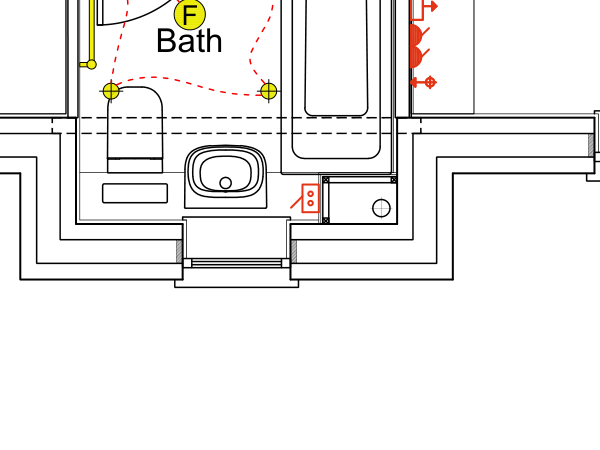
#> input picture scratch/bathroom_area.png, 600 x 450 px, found by its file name
$ python find_red_components.py
#> lines starting #> are read from the running program, lines starting #| are printed output that depends on the picture; after the words box and inside, x2 and y2 are one past the last pixel; in counts of white or black regions, pixels touching at a corner belong together
import cv2
import numpy as np

bathroom = cv2.imread('scratch/bathroom_area.png')
#> bathroom is the input picture: shape (450, 600, 3); mean B, G, R 239, 240.1, 241
hsv_bath = cv2.cvtColor(bathroom, cv2.COLOR_BGR2HSV)
#> hsv_bath: shape (450, 600, 3); mean H, S, V 0.2, 2.5, 241
red_mask = (((hsv_bath[:, :, 0] < 18) | (hsv_bath[:, :, 0] > 162)) & (hsv_bath[:, :, 1] > 70) & (hsv_bath[:, :, 2] > 60)).astype(np.uint8) * 255
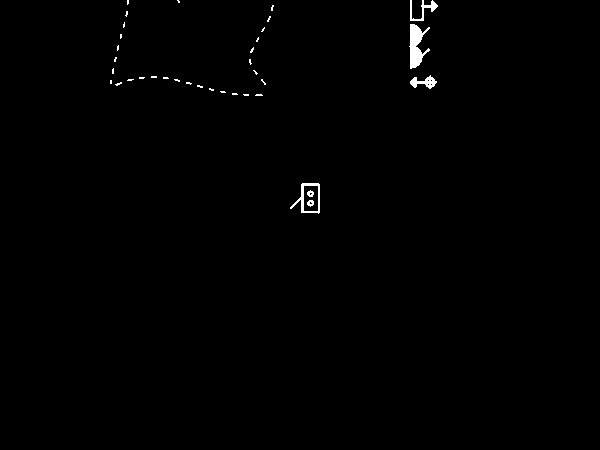
#> red_mask: shape (450, 600); 0.56% white; 36 white regions (30 under 20 px), largest, box (x1, y1, x2, y2) and area: (409, 24, 430, 69) 505, (290, 183, 320, 214) 251, (410, 0, 438, 21) 182, (410, 75, 437, 89) 181, (307, 200, 314, 207) 34, (307, 190, 314, 197) 33

num_labels, labels, stats, centroids = cv2.connectedComponentsWithStats(red_mask)
#> labels: shape (450, 600) int32; 37 distinct labels, from 0 to 36
#> num_labels = 37; stats = 37 rows, first 6: [0, 0, 600, 450, 268494], [127, 0, 2, 5, 9], [177, 0, 3, 3, 6], [410, 0, 28, 21, 182], [271, 5, 3, 6, 12], [125, 11, 3, 6, 11]; centroids = 37 pairs, first value 110.5 to 423.6, second value 1 to 225.3
print(f"Number of red components: {num_labels}")
#| Number of red components: 37
for i in range(1, num_labels):
    area = stats[i, cv2.CC_STAT_AREA]
    w = stats[i, cv2.CC_STAT_WIDTH]
    h = stats[i, cv2.CC_STAT_HEIGHT]
    x = stats[i, cv2.CC_STAT_LEFT]
    y = stats[i, cv2.CC_STAT_TOP]
    if area > 30: # ignore noise
        print(f"Component {i}: area={area}, x={x}, y={y}, w={w}, h={h} (page x={1450+x}, y={1200+y})")
#> this loop made 36 passes
#> (area, w, h, x, y) on passes 3, 8, 18, 34, 35, 36: (182, 28, 21, 410, 0), (505, 21, 45, 409, 24), (181, 27, 14, 410, 75), (251, 30, 31, 290, 183), (33, 7, 7, 307, 190), (34, 7, 7, 307, 200)
#| Component 3: area=182, x=410, y=0, w=28, h=21 (page x=1860, y=1200)
#| Component 8: area=505, x=409, y=24, w=21, h=45 (page x=1859, y=1224)
#| Component 18: area=181, x=410, y=75, w=27, h=14 (page x=1860, y=1275)
#| Component 34: area=251, x=290, y=183, w=30, h=31 (page x=1740, y=1383)
#| Component 35: area=33, x=307, y=190, w=7, h=7 (page x=1757, y=1390)
#| Component 36: area=34, x=307, y=200, w=7, h=7 (page x=1757, y=1400)

# Look at the shaver socket from the user screenshot:
# It's next to the sink and bathtub at around x=1880, y=1340!

$ run again, with scratch/actual_spot.png copied over scratch/bathroom_area.png
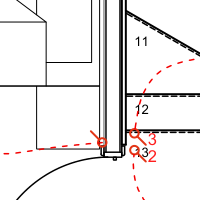
#> input picture scratch/actual_spot.png, 200 x 200 px, found by its file name
#> bathroom is the input picture: shape (200, 200, 3); mean B, G, R 234, 234.1, 236.6
#> hsv_bath: shape (200, 200, 3); mean H, S, V 0, 3, 236.6
#> `red_mask = (((hsv_bath[:, :, 0] < 18) | (hsv_bath[:, :, 0] > 162)) & (..`:
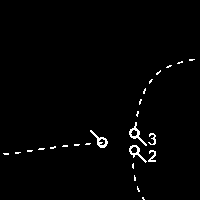
#> red_mask: shape (200, 200); 1.5% white in thin lines or dots, all inside (x1, y1, x2, y2) = (3, 59, 195, 200)
#> labels: shape (200, 200) int32; 26 distinct labels, from 0 to 25
#> num_labels = 26; stats = 26 rows, first 6: [0, 0, 200, 200, 39405], [189, 59, 6, 2, 10], [177, 61, 6, 3, 10], [166, 65, 6, 3, 10], [156, 70, 5, 5, 11], [149, 79, 4, 5, 10]; centroids = 26 pairs, first value 5.73 to 191.1, second value 59.4 to 198
#| Number of red components: 26
#> the loop `for i in range(1, num_labels):` made 25 passes
#> (area, w, h, x, y) on passes 9, 10, 11, 15, 19: (104, 18, 24, 129, 122), (98, 18, 18, 90, 130), (44, 8, 12, 148, 133), (91, 18, 18, 129, 145), (50, 8, 12, 148, 150)
#> (printed output is left out)

$ run again, with scratch/avebury_page24.png copied over scratch/bathroom_area.png
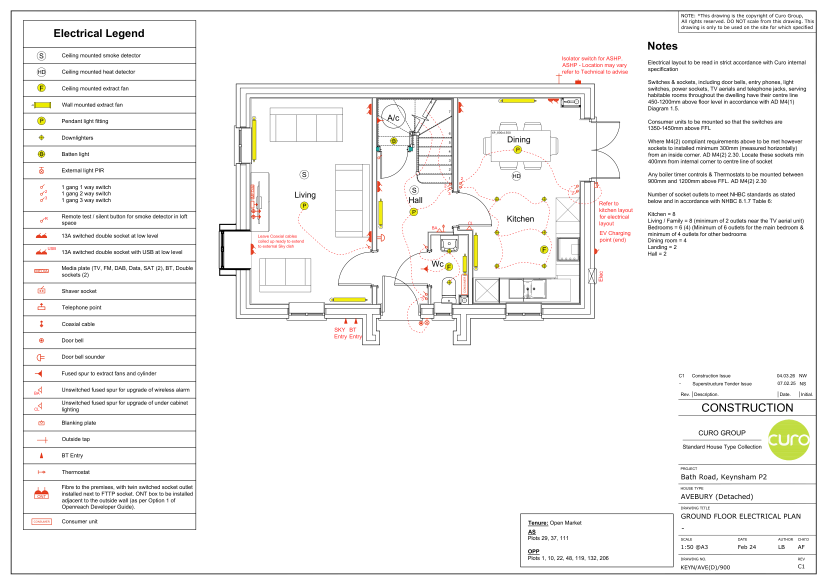
#> input picture scratch/avebury_page24.png, 2482 x 1755 px, found by its file name (shown at 1/3 size)
#> bathroom is the input picture: shape (1755, 2482, 3); mean B, G, R 243.1, 244, 244.6
#> hsv_bath: shape (1755, 2482, 3); mean H, S, V 0.2, 1.9, 244.7
#> `red_mask = (((hsv_bath[:, :, 0] < 18) | (hsv_bath[:, :, 0] > 162)) & (..`:
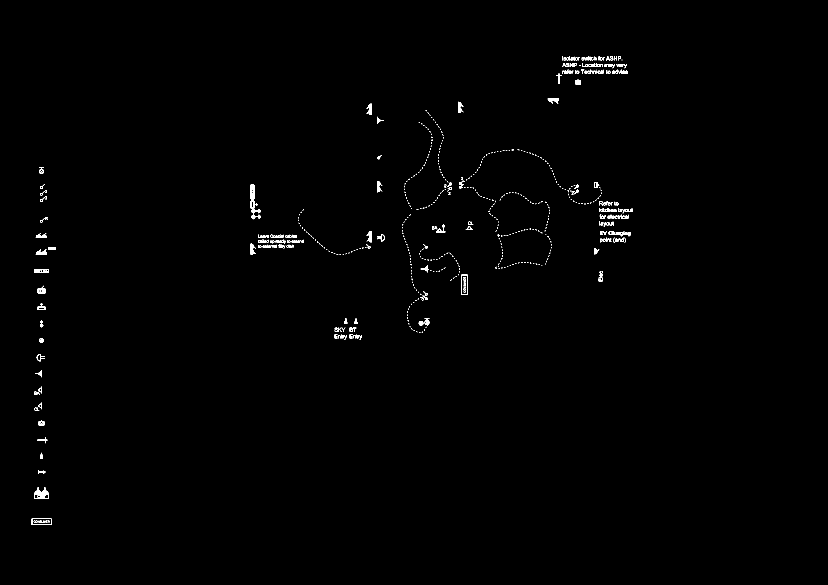
#> red_mask: shape (1755, 2482) (shown at 1/3 size); 0.42% white in thin lines or dots, all inside (x1, y1, x2, y2) = (95, 169, 1898, 1575)
#> labels: shape (1755, 2482) int32; 663 distinct labels, from 0 to 662
#> num_labels = 663; stats = 663 rows, first 6: [0, 0, 2482, 1755, 4337418], [1687, 169, 2, 12, 24], [1708, 169, 2, 12, 24], [1765, 169, 2, 2, 4], [1782, 169, 7, 12, 38], [1795, 169, 5, 12, 31]; centroids = 663 pairs, first value 106.2 to 1895.6, second value 169.5 to 1566.9
#| Number of red components: 663
#> the loop `for i in range(1, num_labels):` made 662 passes
#> (area, w, h, x, y) on passes 1, 2, 4: (24, 2, 12, 1687, 169), (24, 2, 12, 1708, 169), (38, 7, 12, 1782, 169)
#> (printed output is left out)

$ run again, with scratch/avebury_page25.png copied over scratch/bathroom_area.png
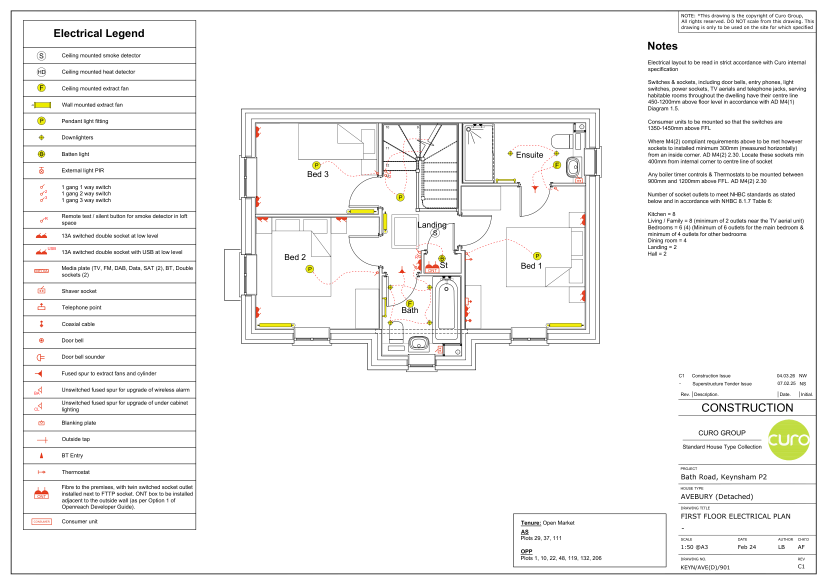
#> input picture scratch/avebury_page25.png, 2482 x 1755 px, found by its file name (shown at 1/3 size)
#> bathroom is the input picture: shape (1755, 2482, 3); mean B, G, R 243.3, 244.1, 244.4
#> hsv_bath: shape (1755, 2482, 3); mean H, S, V 0.2, 1.5, 244.5
#> `red_mask = (((hsv_bath[:, :, 0] < 18) | (hsv_bath[:, :, 0] > 162)) & (..`:
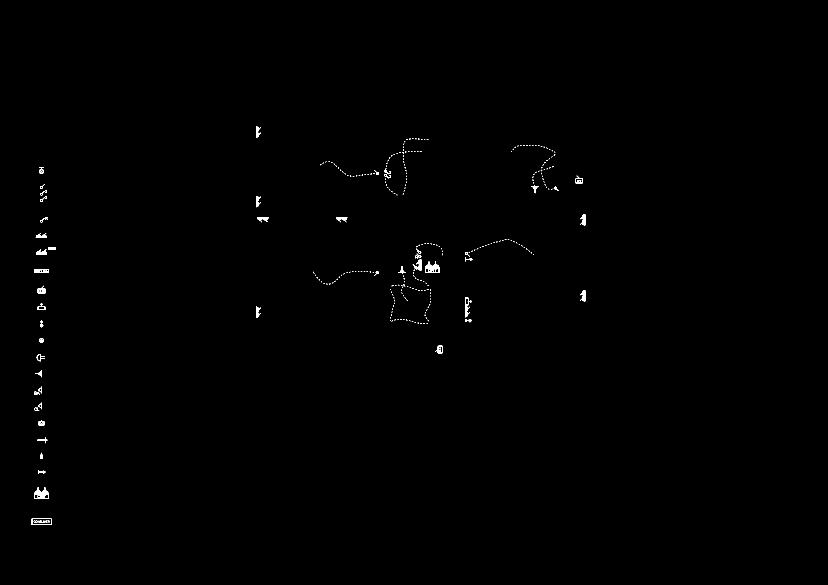
#> red_mask: shape (1755, 2482) (shown at 1/3 size); 0.24% white; 322 white regions (253 under 20 px), largest, box (x1, y1, x2, y2) and area: (103, 1461, 146, 1497) 591, (1276, 784, 1318, 819) 582, (1238, 778, 1264, 812) 365
#> labels: shape (1755, 2482) int32; 323 distinct labels, from 0 to 322
#> num_labels = 323; stats = 323 rows, first 6: [0, 0, 2482, 1755, 4345315], [768, 379, 15, 34, 286], [1227, 416, 5, 2, 9], [1236, 416, 5, 1, 5], [1245, 416, 5, 2, 7], [1254, 416, 5, 2, 9]; centroids = 323 pairs, first value 106.2 to 1750.5, second value 395.4 to 1566.9
#| Number of red components: 323
#> the loop `for i in range(1, num_labels):` made 322 passes
#> (area, w, h, x, y) on pass 1: (286, 15, 34, 768, 379)
#> (printed output is left out)
